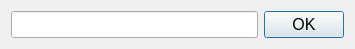
<?xml version="1.0" encoding="UTF-8"?>
<ui version="4.0">
 <class>CategoryEnter</class>
 <widget class="QDialog" name="CategoryEnter">
  <property name="geometry">
   <rect>
    <x>0</x>
    <y>0</y>
    <width>355</width>
    <height>45</height>
   </rect>
  </property>
  <property name="windowTitle">
   <string>Dialog</string>
  </property>
  <layout class="QHBoxLayout" name="horizontalLayout">
   <item>
    <widget class="QLineEdit" name="edtCategory">
     <property name="font">
      <font>
       <pointsize>12</pointsize>
      </font>
     </property>
    </widget>
   </item>
   <item>
    <widget class="QPushButton" name="btnOK">
     <property name="font">
      <font>
       <pointsize>12</pointsize>
      </font>
     </property>
     <property name="text">
      <string>OK</string>
     </property>
    </widget>
   </item>
  </layout>
 </widget>
 <resources/>
 <connections/>
</ui>
